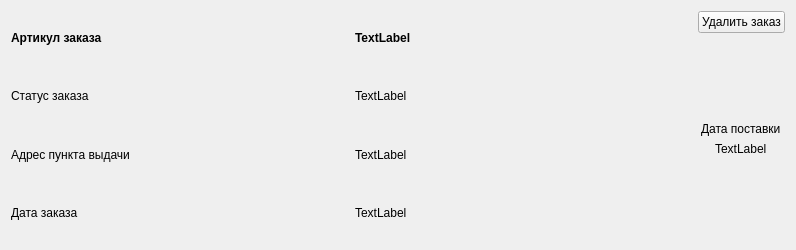
<?xml version="1.0" encoding="UTF-8"?>
<ui version="4.0">
 <class>Form</class>
 <widget class="QWidget" name="Form">
  <property name="geometry">
   <rect>
    <x>0</x>
    <y>0</y>
    <width>796</width>
    <height>250</height>
   </rect>
  </property>
  <property name="maximumSize">
   <size>
    <width>16777215</width>
    <height>250</height>
   </size>
  </property>
  <property name="windowTitle">
   <string>Form</string>
  </property>
  <layout class="QGridLayout" name="gridLayout_2">
   <item row="0" column="0">
    <layout class="QGridLayout" name="gridLayout" columnstretch="1,0">
     <item row="0" column="0">
      <layout class="QHBoxLayout" name="horizontalLayout">
       <item>
        <layout class="QVBoxLayout" name="verticalLayout_4">
         <item>
          <layout class="QHBoxLayout" name="horizontalLayout_6">
           <item>
            <widget class="QLabel" name="label">
             <property name="font">
              <font>
               <weight>75</weight>
               <bold>true</bold>
              </font>
             </property>
             <property name="text">
              <string>Артикул заказа</string>
             </property>
            </widget>
           </item>
           <item>
            <widget class="QLabel" name="article">
             <property name="font">
              <font>
               <weight>75</weight>
               <bold>true</bold>
              </font>
             </property>
             <property name="text">
              <string>TextLabel</string>
             </property>
            </widget>
           </item>
          </layout>
         </item>
         <item>
          <layout class="QHBoxLayout" name="horizontalLayout_8">
           <item>
            <widget class="QLabel" name="label_3">
             <property name="text">
              <string>Статус заказа</string>
             </property>
            </widget>
           </item>
           <item>
            <widget class="QLabel" name="status">
             <property name="text">
              <string>TextLabel</string>
             </property>
            </widget>
           </item>
          </layout>
         </item>
         <item>
          <layout class="QHBoxLayout" name="horizontalLayout_9">
           <item>
            <widget class="QLabel" name="label_2">
             <property name="text">
              <string>Адрес пункта выдачи</string>
             </property>
            </widget>
           </item>
           <item>
            <widget class="QLabel" name="pickup_point">
             <property name="text">
              <string>TextLabel</string>
             </property>
            </widget>
           </item>
          </layout>
         </item>
         <item>
          <layout class="QHBoxLayout" name="horizontalLayout_7">
           <item>
            <widget class="QLabel" name="label_4">
             <property name="text">
              <string>Дата заказа </string>
             </property>
            </widget>
           </item>
           <item>
            <widget class="QLabel" name="data">
             <property name="text">
              <string>TextLabel</string>
             </property>
            </widget>
           </item>
          </layout>
         </item>
        </layout>
       </item>
      </layout>
     </item>
     <item row="0" column="1">
      <layout class="QVBoxLayout" name="verticalLayout_5">
       <item>
        <widget class="QPushButton" name="delete_2">
         <property name="text">
          <string>Удалить заказ</string>
         </property>
        </widget>
       </item>
       <item>
        <spacer name="verticalSpacer">
         <property name="orientation">
          <enum>Qt::Vertical</enum>
         </property>
         <property name="sizeHint" stdset="0">
          <size>
           <width>20</width>
           <height>40</height>
          </size>
         </property>
        </spacer>
       </item>
       <item alignment="Qt::AlignHCenter|Qt::AlignVCenter">
        <widget class="QLabel" name="label_5">
         <property name="text">
          <string>Дата поставки</string>
         </property>
        </widget>
       </item>
       <item alignment="Qt::AlignHCenter">
        <widget class="QLabel" name="data_delivary">
         <property name="text">
          <string>TextLabel</string>
         </property>
        </widget>
       </item>
       <item>
        <spacer name="verticalSpacer_2">
         <property name="orientation">
          <enum>Qt::Vertical</enum>
         </property>
         <property name="sizeHint" stdset="0">
          <size>
           <width>20</width>
           <height>40</height>
          </size>
         </property>
        </spacer>
       </item>
      </layout>
     </item>
    </layout>
   </item>
  </layout>
 </widget>
 <resources/>
 <connections/>
</ui>
